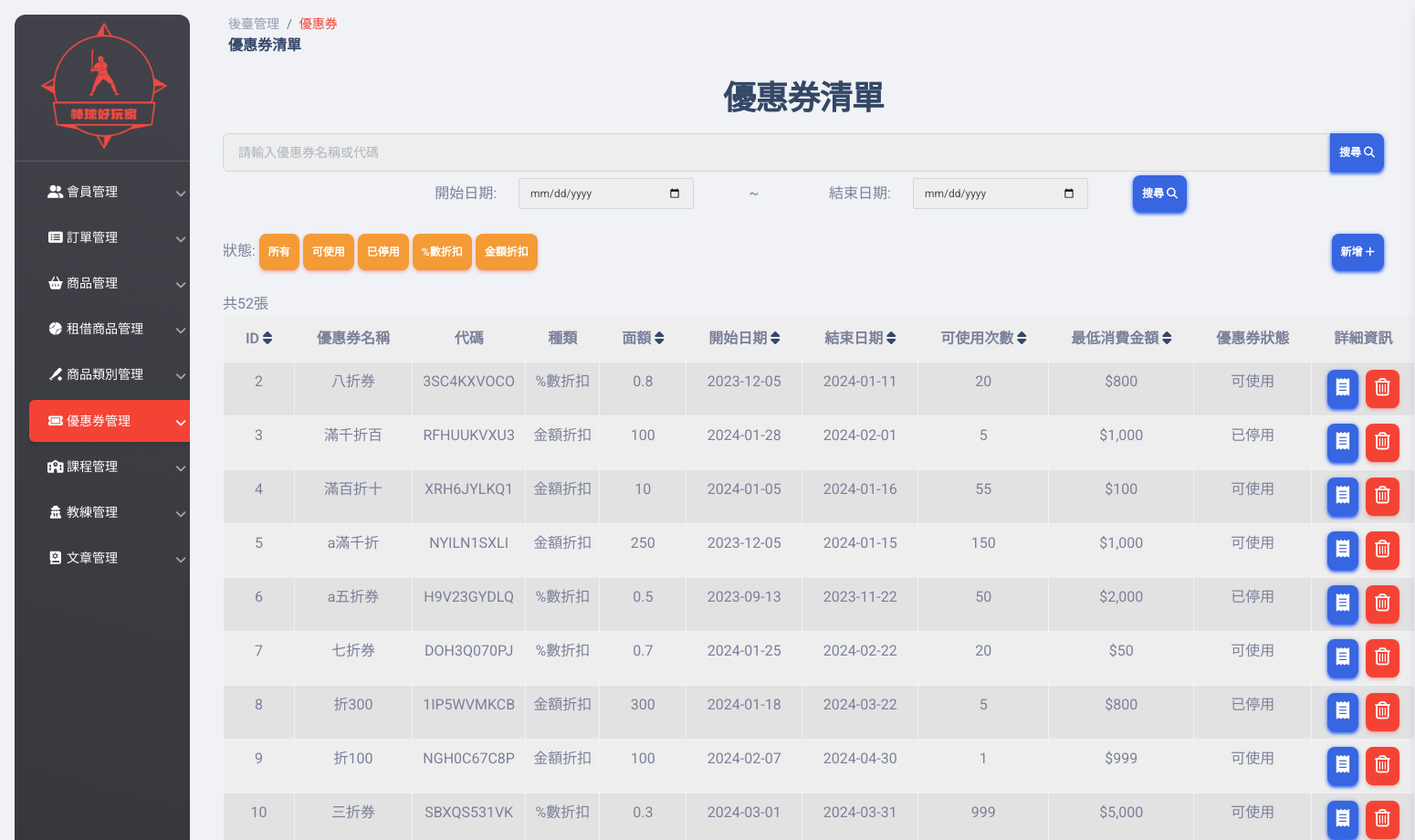
Before: /pages/coupon.php (upper part) with the older database file.
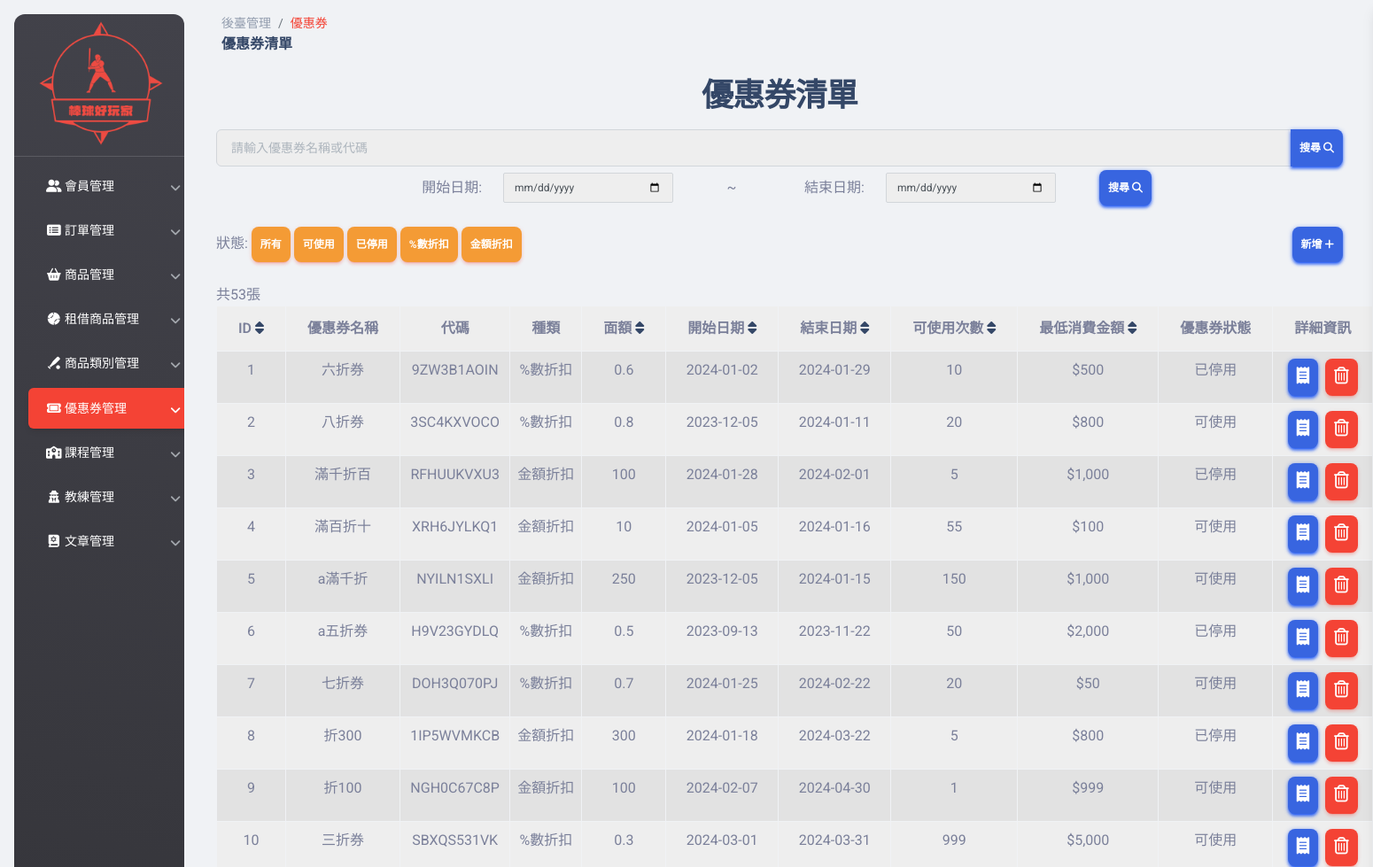
After: the same page with the newer database file.
### tables this page shows
CREATE TABLE `coupon` (
  `id` int(3) NOT NULL,
  `name` varchar(255) NOT NULL,
  `description` varchar(255) NOT NULL,
  `option` varchar(30) NOT NULL,
  `time_start` date NOT NULL,
  `time_end` date NOT NULL,
  `discount` float NOT NULL,
  `coding` varchar(255) NOT NULL,
  `use_time` int(10) NOT NULL,
  `use_restrict` int(10) NOT NULL,
  `use_condition` varchar(20) NOT NULL,
  `update_time` datetime DEFAULT NULL,
  `created_at` datetime NOT NULL,
  `valid` int(1) NOT NULL
);

### pages/coupon.php (the view, shortened to what the changed rows need)
<?php
require_once("./db_connect.php");
$perPage = 10;
$p = isset($_GET["p"]) ? $_GET["p"] : 1;
if (isset($_GET["search"])) {
  $search = $_GET["search"];
  $sql = "SELECT * FROM coupon WHERE (name LIKE '%$search%' OR coding LIKE '%$search%') AND valid=1";
  $researchAll = $conn->query($sql);
  $searchCountAll = $researchAll->num_rows;
  $pageSearchCount = ceil($searchCountAll / $perPage);
  $startIndex = ($p - 1) * $perPage;
  $sql .= " LIMIT $startIndex, $perPage";
  $researchAll = $conn->query($sql);
  $searchCount = $researchAll->num_rows;
  if ($searchCount > 0) {
    $rowsSearch = $researchAll->fetch_all(MYSQLI_ASSOC);
  }
} else {
  $startIndex = ($p - 1) * $perPage;
  $sql = "SELECT * FROM coupon WHERE valid=1 LIMIT $startIndex, $perPage";
  $researchAll = $conn->query($sql);
  $searchCount = $researchAll->num_rows;
  if ($searchCount > 0) {
    $rowsSearch = $researchAll->fetch_all(MYSQLI_ASSOC);
  }
}
if (isset($_GET["Timestart"]) && isset($_GET["Timeend"])) {
  $Timestart = $_GET["Timestart"];
  $Timeend = $_GET["Timeend"];
  $sql = "SELECT * FROM coupon WHERE valid=1 AND time_start >= '$Timestart' AND time_end <= '$Timeend'";
} else {
  $sql = "SELECT * FROM coupon WHERE valid=1";
};
$searchTime = $conn->query($sql);
$searchTimeCount = $searchTime->num_rows;
if (isset($_GET["status"])) {
  $status = $_GET["status"];
  if ($status == 1) {
    $sqlAll = "SELECT * FROM coupon WHERE valid=1";
  } elseif ($status == 2) {
    $sqlAll = "SELECT * FROM coupon WHERE use_condition='可使用' AND valid=1";
  } elseif ($status == 3) {
    $sqlAll = "SELECT * FROM coupon WHERE use_condition='已停用' AND valid=1";
  } elseif ($status == 4) {
    $sqlAll = "SELECT * FROM coupon WHERE `option`='%數折扣' AND valid=1";
  } elseif ($status == 5) {
    $sqlAll = "SELECT * FROM coupon WHERE `option`='金額折扣' AND valid=1";
  }
} else {
  $sqlAll = "SELECT * FROM coupon WHERE valid=1";
}
$resultAll = $conn->query($sqlAll);
$TotalCount = $resultAll->num_rows;
$result = $conn->query($sql);
$rowCount = $result->num_rows;
if ($rowCount > 0) {
  $rows = $result->fetch_all(MYSQLI_ASSOC);
}
?>
<!DOCTYPE html>
<html lang="en">
<head>
  <link href="../assets/css/nucleo-icons.css" rel="stylesheet" />
  <link href="../assets/css/nucleo-svg.css" rel="stylesheet" />
  <link id="pagestyle" href="../assets/css/material-dashboard.css?v=3.0.0" rel="stylesheet" />
  <link rel="stylesheet" href="https://cdnjs.cloudflare.com/ajax/libs/font-awesome/6.5.1/css/all.min.css" />
  <link href="../assets/css/ader.css" rel="stylesheet" />
</head>
<body class="g-sidenav-show  bg-gray-200">
  <main class="main-content position-relative max-height-vh-100 h-100 border-radius-lg ">
    <div class="container">
      <div class="py-2">
        <h2 class="text-center">優惠券清單</h2>
      </div>
      <form action="" <?php if (isset($Timestart)) {
                        echo "style=display:none";
                      } ?>>
        <div class="input-group mb-1">
        </div>
      </form>
      <form action="" <?php if (isset($search)) {
                        echo "style=display:none";
                      } ?>>
        <div class="row mb-4 d-flex align-items-center hstack text-end justify-content-center">
        </div>
      </form>
      <div class="row" <?php if (isset($search) || isset($Timestart)) {
                          echo "style=display:none";
                        } ?>>
        <div class="col mb-4">
        </div>
        <div class="col text-end">
        </div>
      </div>
      <?php if ($rowCount > 0) : ?>
        <span>共<?php if (!isset($search) && !isset($Timestart)) {
                  echo $TotalCount;
                } elseif (isset($search)) {
                  echo $searchCountAll;
                } elseif (isset($Timestart)) {
                  echo $searchTimeCount;
                } ?>張</span>
        <table class="table table-bordered table-striped">
          <thead>
            <tr class="text-center">
              <th>ID <a role="button" href="coupon.php?status=<?= $status ?>&p=<?= $p ?>&order=<?php echo ($order == 1) ? 2 : 1; ?>" <?php if (isset($search) || isset($Timestart)) {
                                                                                                                                        echo "style=display:none";
                                                                                                                                      } ?>><i class="fa-solid fa-sort"></i></a></th>
              <th>優惠券名稱</th>
              <th>代碼</th>
              <th>種類</th>
              <th>面額 <a role="button" href="coupon.php?status=<?= $status ?>&p=<?= $p ?>&order=<?php echo ($order == 3) ? 4 : 3; ?>" <?php if (isset($search) || isset($Timestart)) {
                                                                                                                                        echo "style=display:none";
                                                                                                                                      } ?>><i class="fa-solid fa-sort"></i></a></th>
              <th>開始日期 <a role="button" href="coupon.php?status=<?= $status ?>&p=<?= $p ?>&order=<?php echo ($order == 5) ? 6 : 5; ?>" <?php if (isset($search) || isset($Timestart)) {
                                                                                                                                          echo "style=display:none";
                                                                                                                                        } ?>><i class="fa-solid fa-sort"></i></a></th>
              <th>結束日期 <a role="button" href="coupon.php?status=<?= $status ?>&p=<?= $p ?>&order=<?php echo ($order == 7) ? 8 : 7; ?>" <?php if (isset($search) || isset($Timestart)) {
                                                                                                                                          echo "style=display:none";
                                                                                                                                        } ?>><i class="fa-solid fa-sort"></i></a></th>
              <th>可使用次數 <a role="button" href="coupon.php?status=<?= $status ?>&p=<?= $p ?>&order=<?php echo ($order == 9) ? 10 : 9; ?>" <?php if (isset($search) || isset($Timestart)) {
                                                                                                                                            echo "style=display:none";
                                                                                                                                          } ?>><i class="fa-solid fa-sort"></i></a></th>
              <th>最低消費金額 <a role="button" href="coupon.php?status=<?= $status ?>&p=<?= $p ?>&order=<?php echo ($order == 11) ? 12 : 11; ?>" <?php if (isset($search) || isset($Timestart)) {
                                                                                                                                              echo "style=display:none";
                                                                                                                                            } ?>><i class="fa-solid fa-sort"></i></a></th>
              <th>優惠券狀態</th>
              <th>詳細資訊</th>
            </tr>
          </thead>
          <tbody>
            <?php if (isset($search)) : ?>
              <?php if ($searchCount > 0) : ?>
                <?php foreach ($rowsSearch as $row) : ?>
                  <tr class="text-center">
                    <td class=""><?= $row["id"] ?></td>
                    <td><?= $row["name"] ?></td>
                    <td><?= $row["coding"] ?></td>
                    <td><?= $row["option"] ?></td>
                    <td><?= $row["discount"] ?></td>
                    <td><?= $row["time_start"] ?></td>
                    <td><?= $row["time_end"] ?></td>
                    <td><?= $row["use_time"] ?></td>
                    <td>$<?= number_format($row["use_restrict"]) ?></td>
                    <td><?= $row["use_condition"] ?></td>
                    <td>
                      <div class="d-flex justify-content-center gap-2">
                        <a class="btn btn-primary btn-sm" href="./coupon-detail.php?id=<?= $row["id"] ?>"><i class="fa-solid fa-receipt"></i></a>
                      </div>
                    </td>
                  </tr>
                <?php endforeach; ?>
              <?php else : ?>
                <br>
                <h3 class="text-danger">沒有相符合的優惠券</h3>
              <?php endif; ?>
            <?php else : ?>
              <?php foreach ($rows as $row) : ?>
                <tr class="text-center">
                  <td><?= $row["id"] ?></td>
                  <td><?= $row["name"] ?></td>
                  <td><?= $row["coding"] ?></td>
                  <td><?= $row["option"] ?></td>
                  <td><?= $row["discount"] ?></td>
                  <td><?= $row["time_start"] ?></td>
                  <td><?= $row["time_end"] ?></td>
                  <td><?= $row["use_time"] ?></td>
                  <td>$<?= number_format($row["use_restrict"]) ?></td>
                  <td><?= $row["use_condition"] ?></td>
                  <td>
                    <div class="d-flex justify-content-center gap-2">
                      <a class="btn btn-primary btn-sm" href="./coupon-detail.php?id=<?= $row["id"] ?>"><i class="fa-solid fa-receipt"></i></a>
                      <button type="button" class="btn btn-danger btn-sm" data-bs-toggle="modal" data-bs-target="#exampleModal<?= $row["id"] ?>"><i class="fa-regular fa-trash-can"></i></button>
                    </div>
                  </td>
                </tr>
              <?php endforeach; ?>
            <?php endif; ?>
          </tbody>
        </table>
      <?php else : ?>
        <br>
        <h3 class="text-danger">沒有相符合的優惠券</h3>
      <?php endif; ?>
    </div>
  </main>
</body>
</html>

Changed rows visible on the page:
now on this page (row edited): coupon: id "1", name "六折券", coding "9ZW3B1AOIN", option "%數折扣", discount "0.6", time_start "2024-01-02", time_end "2024-01-29", use_time "10", use_restrict "500", use_condition "已停用"
Other visible differences:
$TotalCount: "52" → "53"
